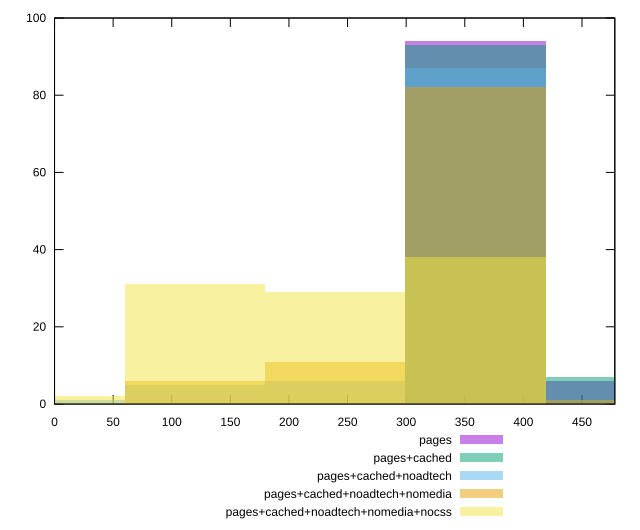

Recreate this plot in gnuplot.
reset

$pages <<EOF
359.2470804929437 94
478.996107323925 6
EOF

$pagesCached <<EOF
359.2470804929437 93
478.996107323925 7
EOF

$pagesCachedNoadtech <<EOF
359.2470804929437 87
0 1
119.74902683098125 5
239.4980536619625 6
478.996107323925 1
EOF

$pagesCachedNoadtechNomedia <<EOF
359.2470804929437 82
119.74902683098125 6
239.4980536619625 11
478.996107323925 1
EOF

$pagesCachedNoadtechNomediaNocss <<EOF
359.2470804929437 38
119.74902683098125 31
239.4980536619625 29
0 2
EOF

set key outside below
set boxwidth 119.74902683098125
set xrange [0:478.014]
set yrange [0:100]
set trange [0:100]
set style fill transparent solid 0.5 noborder
set terminal svg size 640, 530 enhanced background rgb 'white'
set output "report_00014_2021-02-09T15:56:05.503Z/uses-rel-preconnect/comparison/histogram/all_raw.svg"

plot $pages title "pages" with boxes, \
     $pagesCached title "pages+cached" with boxes, \
     $pagesCachedNoadtech title "pages+cached+noadtech" with boxes, \
     $pagesCachedNoadtechNomedia title "pages+cached+noadtech+nomedia" with boxes, \
     $pagesCachedNoadtechNomediaNocss title "pages+cached+noadtech+nomedia+nocss" with boxes

reset
